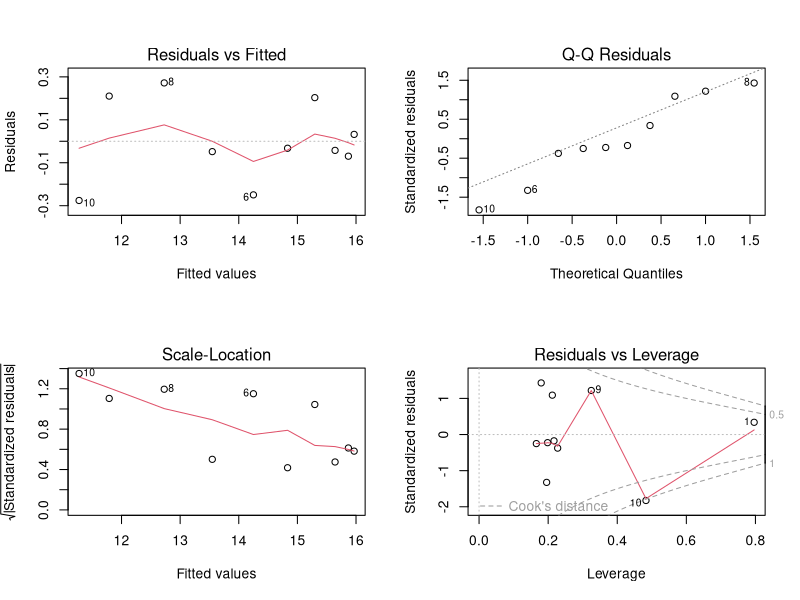

This chart was generated by the following R code:
# load the data
y <- c(16.0, 15.8, 15.6, 15.5, 14.8, 14.0, 13.5, 13.0, 12.0, 11.0)
x <- c(1700, 1720, 1730, 1740, 1750, 1760, 1770, 1780, 1790, 1795)

df <- data.frame(x, y)
df$x2 <- x^2

# fit the model
model <- lm(y ~ x + x2, data=df)
summary(model)

# test for regression
anova(model)

# Test contribution of the quadratic term and linear term using partial F-tests
model_linear <- lm(y ~ x, data=df)
anova(model_linear, model)

# Test contribution of linear term (β₁):
# H0:β1=0,HA:β1≠0
# Fit model without x:
model_quad <- lm(y ~ x2, data=df)
anova(model_quad, model)

# Plot residuals and assess fit
par(mfrow=c(2,2))
plot(model)
